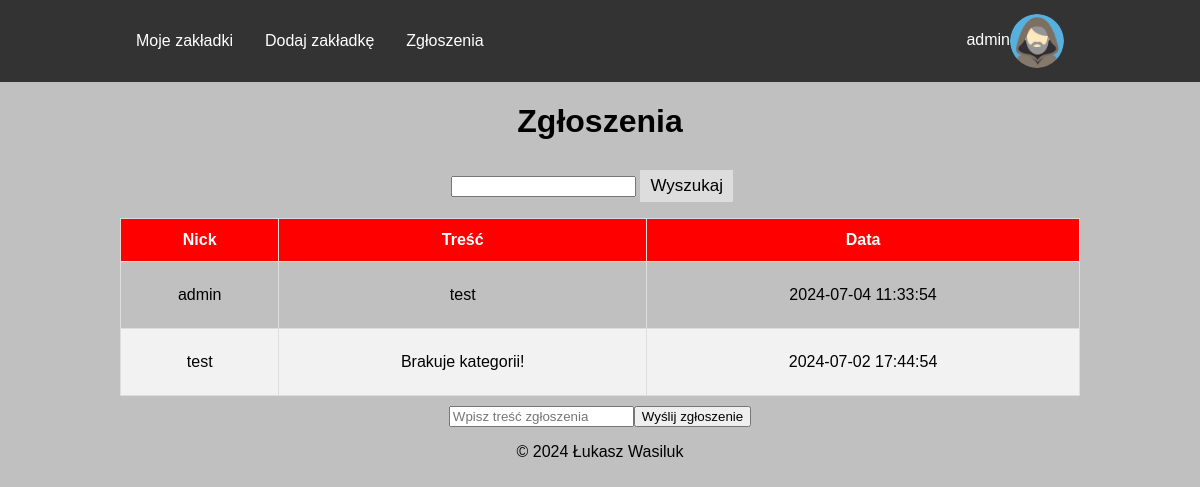
The app's page /reports.php (signed in) with its own data.
### tables this page shows
CREATE TABLE `uzytkownicy` (
  `id` int(10) UNSIGNED NOT NULL,
  `login` varchar(64) NOT NULL,
  `haslo` varchar(64) NOT NULL,
  `email` varchar(64) NOT NULL,
  `rola` varchar(64) NOT NULL DEFAULT 'user',
  `utworzonyData` timestamp NOT NULL DEFAULT current_timestamp(),
  `awatar` varchar(64) NOT NULL
);

### reports.php (the view, shortened to what this page needs)
<!DOCTYPE html>
<html lang="en">
<head>
    <link rel="stylesheet" href="./Styles/styles.css">
</head>
<body>
    <?php
    require("menu.php");
    ?>
    <main class="text-center">
        <h1>Zgłoszenia</h1>
        <div class="center-80">
            <form>
                <p>
                    <input type="text" name="fraza">
                    <button type="submit" class="search-button">Wyszukaj</button>
                </p>
            </form>
            <?php
            $sql = "SELECT z.tresc AS tresc, z.data AS data, u.login AS nick FROM zgłoszenia z, uzytkownicy u WHERE z.idUzytkownika = u.id";
            $sql .= " ORDER BY z.data DESC";
            $result = $conn->query($sql);
            if ($result->num_rows > 0) {
                echo "<table>";
                echo "<thead>";
                echo "<th>Nick</th>";
                echo "<th>Treść</th>";
                echo "<th>Data</th>";
                echo "
                <tbody>";
                while ($row = $result->fetch_object()) {
                    echo "<tr>";
                    echo "<td><p>{$row->nick}</p></td>";
                    echo "<td><p>{$row->tresc}</p></td>";
                    echo "<td><p>{$row->data}</p></td>";
                    echo "</tr>";
                }
                echo "</tbody>";
                echo "
            </table>";
            } else {
                echo "Nie znaleziono żadnych zgłoszeń.";
            }
            echo "
        </div>";
            ?>
    </main>
    <?php
    require("footer.php");
    ?>
</body>
</html>

### Styles/styles.css (style rules this page uses)
body { font-family: Arial, Helvetica, sans-serif; margin: 0; background-color: silver; }
.center-80 { width: 80%; margin: auto; }
.text-center { text-align: center; }
.search-button { padding: 6px 10px; margin-top: 8px; margin-right: 16px; background: #ddd; font-size: 17px; border: none; cursor: pointer; }
table { font-family: Arial, Helvetica, sans-serif; border-collapse: collapse; width: 100%; }
td, th { border: 1px solid #ddd; padding: 8px; }
tr:nth-child(even) { background-color: #f2f2f2; }
th { padding-top: 12px; padding-bottom: 12px; text-align: center; background-color: red; color: white; }

### records on screen
zgłoszenia: idUzytkownika.login "admin", tresc "test", data "2024-07-04 11:33:54"
zgłoszenia: idUzytkownika.login "test", tresc "Brakuje kategorii!", data "2024-07-02 17:44:54"

### other values on screen
$_SESSION["login"] "admin"
